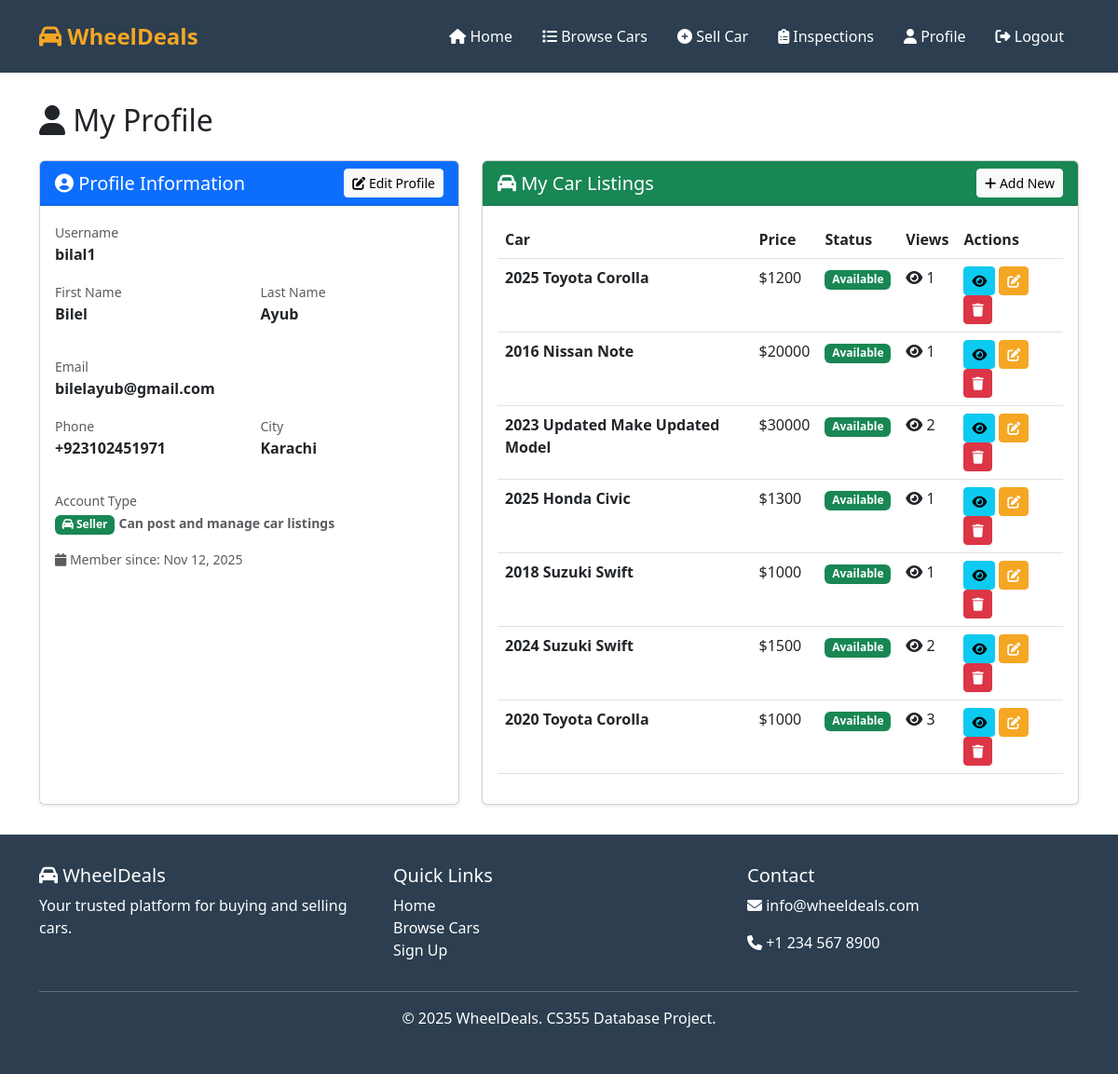
The page /users/profile/ (signed in) on the database its author committed.
### users/models.py (models this page shows, shortened)
class CustomUser(AbstractUser):
    ROLE_CHOICES = [
        ("buyer", "Buyer"),
        ("seller", "Seller"),
        ("inspector", "Inspector"),
        ("admin", "Admin"),
    ]
    phone = models.CharField(max_length=15, blank=True, null=True)
    city = models.CharField(max_length=100, blank=True, null=True)
    is_guest = models.BooleanField(default=False, help_text="Is this a guest user?")
    role = models.CharField(
        max_length=10,
        choices=ROLE_CHOICES,
        default="buyer",
        help_text="User role: Buyer can search/view ads, Seller can post/manage ads, Inspector can perform vehicle inspections",
    )
    def is_buyer(self):
        return self.role == "buyer"
    def is_seller(self):
        return self.role == "seller"
    def is_inspector(self):
        return self.role == "inspector"
    def is_admin(self):
        return self.role == "admin"
    class Meta:
        db_table = "users_customuser"
        verbose_name = "User"
        verbose_name_plural = "Users"

### cars/models.py (models this page shows, shortened)
class Car(models.Model):
    TRANSMISSION_CHOICES = [
        ("automatic", "Automatic"),
        ("manual", "Manual"),
    ]
    FUEL_CHOICES = [
        ("petrol", "Petrol"),
        ("diesel", "Diesel"),
        ("electric", "Electric"),
        ("hybrid", "Hybrid"),
    ]
    STATUS_CHOICES = [
        ("pending", "Pending Review"),
        ("published", "Published"),
        ("declined", "Declined"),
    ]
    make = models.CharField(max_length=100)
    model = models.CharField(max_length=100)
    year = models.IntegerField()
    price = models.DecimalField(max_digits=10, decimal_places=2)
    mileage = models.IntegerField(
        null=True, blank=True, help_text="Mileage in kilometers"
    )
    color = models.CharField(max_length=50, blank=True)
    transmission = models.CharField(
        max_length=20, choices=TRANSMISSION_CHOICES, default="automatic"
    )
    fuel_type = models.CharField(max_length=20, choices=FUEL_CHOICES, default="petrol")
    description = models.TextField(blank=True)
    image1 = models.ImageField(upload_to="cars/", null=True, blank=True)
    image2 = models.ImageField(upload_to="cars/", null=True, blank=True)
    image3 = models.ImageField(upload_to="cars/", null=True, blank=True)
    seller = models.ForeignKey(
        settings.AUTH_USER_MODEL, on_delete=models.CASCADE, related_name="cars"
    )
    date_posted = models.DateTimeField(default=timezone.now)
    is_sold = models.BooleanField(default=False)
    views = models.IntegerField(default=0)
    status = models.CharField(
        max_length=20,
        choices=STATUS_CHOICES,
        default="pending",
        help_text="Moderation status of the listing",
    )
    declined_reason = models.TextField(
        blank=True, help_text="Reason for declining the listing"
    )
    viewed_by = models.ManyToManyField(
        settings.AUTH_USER_MODEL,
        related_name="viewed_cars",
        blank=True,
        help_text="Users who have viewed this car",
    )
    class Meta:
        db_table = "cars_car"
        ordering = ["-date_posted"]
        verbose_name = "Car"
        verbose_name_plural = "Cars"

### users/views.py (the view)
# urls.py: path("profile/", views.profile, name="profile"),
@login_required
def profile(request):
    if is_guest_user(request.user):
        messages.warning(request, "Please sign up to access your profile.")
        return redirect("register")
    if request.method == "POST":
        form = CustomUserUpdateForm(request.POST, instance=request.user)
        if form.is_valid():
            form.save()
            messages.success(request, "Your profile has been updated!")
            return redirect("profile")
    else:
        form = CustomUserUpdateForm(instance=request.user)
    user_cars = request.user.cars.all()
    context = {"form": form, "user_cars": user_cars}
    return render(request, "users/profile.html", context)

### users/utils.py (called while the page is built)
def is_guest_user(user):
    return user.is_authenticated and hasattr(user, "is_guest") and user.is_guest

### templates/users/profile.html (shortened to what this page needs)
{% extends 'base.html' %}
{% block content %}
<div class="container">
    <h2 class="mb-4"><i class="fas fa-user"></i> My Profile</h2>
    <div class="row">
        <div class="col-md-5">
            <div class="card shadow-sm mb-3" id="profileDisplay">
                <div class="card-header bg-primary text-white d-flex justify-content-between align-items-center">
                    <h5 class="mb-0"><i class="fas fa-user-circle"></i> Profile Information</h5>
                    <button class="btn btn-sm btn-light" onclick="showEditForm()">
                        <i class="fas fa-edit"></i> Edit Profile
                    </button>
                </div>
                <div class="card-body">
                    <div class="mb-3">
                        <label class="text-muted small">Username</label>
                        <p class="fw-bold">{{ user.username }}</p>
                    </div>
                    <div class="row">
                        <div class="col-md-6 mb-3">
                            <label class="text-muted small">First Name</label>
                            <p class="fw-bold">{{ user.first_name|default:"Not set" }}</p>
                        </div>
                        <div class="col-md-6 mb-3">
                            <label class="text-muted small">Last Name</label>
                            <p class="fw-bold">{{ user.last_name|default:"Not set" }}</p>
                        </div>
                    </div>
                    <div class="mb-3">
                        <label class="text-muted small">Email</label>
                        <p class="fw-bold">{{ user.email|default:"Not set" }}</p>
                    </div>
                    <div class="row">
                        <div class="col-md-6 mb-3">
                            <label class="text-muted small">Phone</label>
                            <p class="fw-bold">{{ user.phone|default:"Not set" }}</p>
                        </div>
                        <div class="col-md-6 mb-3">
                            <label class="text-muted small">City</label>
                            <p class="fw-bold">{{ user.city|default:"Not set" }}</p>
                        </div>
                    </div>
                    <div class="mb-3">
                        <label class="text-muted small">Account Type</label>
                        <p class="fw-bold">
                            {% if user.is_seller %}
                            <span class="badge bg-success"><i class="fas fa-car"></i> Seller</span>
                            <span class="text-muted small">Can post and manage car listings</span>
                            {% else %}
                            <span class="badge bg-primary"><i class="fas fa-search"></i> Buyer</span>
                            <span class="text-muted small">Can search and view car listings</span>
                            {% endif %}
                        </p>
                    </div>
                    <div class="text-muted small">
                        <i class="fas fa-calendar"></i> Member since: {{ user.date_joined|date:"M d, Y" }}
                    </div>
                </div>
            </div>
        </div>
        {% if user.is_seller %}
        <div class="col-md-7">
            <div class="card shadow-sm">
                <div class="card-header bg-success text-white d-flex justify-content-between align-items-center">
                    <h5 class="mb-0"><i class="fas fa-car"></i> My Car Listings</h5>
                    <a href="{% url 'car_create' %}" class="btn btn-sm btn-light">
                        <i class="fas fa-plus"></i> Add New
                    </a>
                </div>
                <div class="card-body">
                    {% if user_cars %}
                    <div class="table-responsive">
                        <table class="table table-hover">
                            <thead>
                                <tr>
                                    <th>Car</th>
                                    <th>Price</th>
                                    <th>Status</th>
                                    <th>Views</th>
                                    <th>Actions</th>
                                </tr>
                            </thead>
                            <tbody>
                                {% for car in user_cars %}
                                <tr>
                                    <td>
                                        <strong>{{ car.year }} {{ car.make }} {{ car.model }}</strong>
                                    </td>
                                    <td>${{ car.price|floatformat:0 }}</td>
                                    <td>
                                        {% if car.is_sold %}
                                        <span class="badge bg-danger">Sold</span>
                                        {% else %}
                                        <span class="badge bg-success">Available</span>
                                        {% endif %}
                                    </td>
                                    <td>
                                        <i class="fas fa-eye"></i> {{ car.views }}
                                    </td>
                                    <td>
                                        <a href="{% url 'car_detail' car.pk %}" class="btn btn-sm btn-info" title="View">
                                            <i class="fas fa-eye"></i>
                                        </a>
                                        <a href="{% url 'car_update' car.pk %}" class="btn btn-sm btn-warning" title="Edit">
                                            <i class="fas fa-edit"></i>
                                        </a>
                                        <a href="{% url 'car_delete' car.pk %}" class="btn btn-sm btn-danger" title="Delete">
                                            <i class="fas fa-trash"></i>
                                        </a>
                                    </td>
                                </tr>
                                {% endfor %}
                            </tbody>
                        </table>
                    </div>
                    {% endif %}
                </div>
            </div>
        </div>
        {% endif %}
    </div>
</div>
{% endblock %}

### templates/base.html (style rules this page uses)
:root { --primary-color: #4A90E2; --secondary-color: #F5A623; --dark-color: #2C3E50; --light-color: #ECF0F1; }
body { font-family: 'Segoe UI', Tahoma, Geneva, Verdana, sans-serif; min-height: 100vh; display: flex; flex-direction: column; }
.btn-warning { background-color: var(--secondary-color); border-color: var(--secondary-color); color: white; }
.card { transition: transform 0.2s; height: 100%; }

### rows shown on the page
CustomUser: username "bilal1", first_name "Bilel", last_name "Ayub", email "bilelayub@gmail.com", phone "+923102451971", city "Karachi", date_joined "Nov 12, 2025"
Car: year "2025", make "Toyota", model "Corolla", price "1200", is_sold "Available", views "1"
Car: year "2016", make "Nissan", model "Note", price "20000", is_sold "Available", views "1"
Car: year "2023", make "Updated Make", model "Updated Model", price "30000", is_sold "Available", views "2"
Car: year "2025", make "Honda", model "Civic", price "1300", is_sold "Available", views "1"
Car: year "2018", make "Suzuki", model "Swift", price "1000", is_sold "Available", views "1"
Car: year "2024", make "Suzuki", model "Swift", price "1500", is_sold "Available", views "2"
Car: year "2020", make "Toyota", model "Corolla", price "1000", is_sold "Available", views "3"
